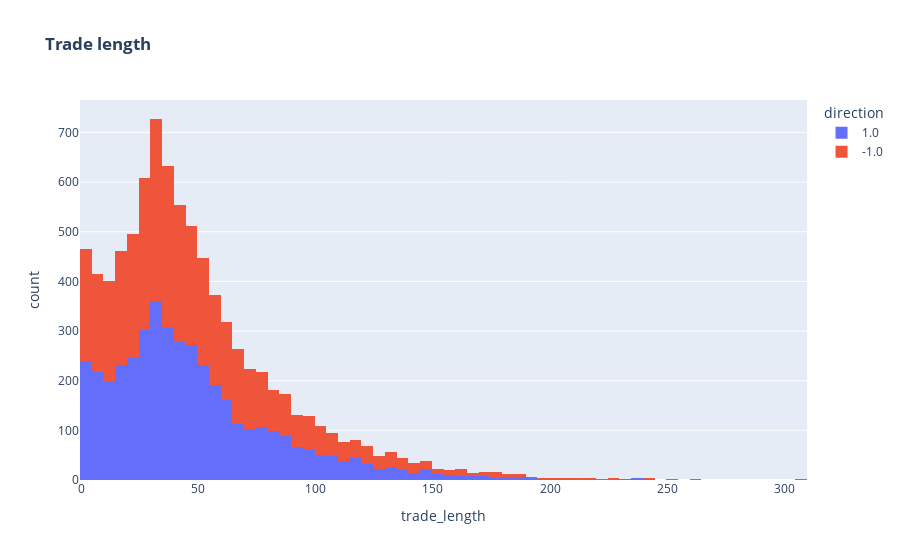
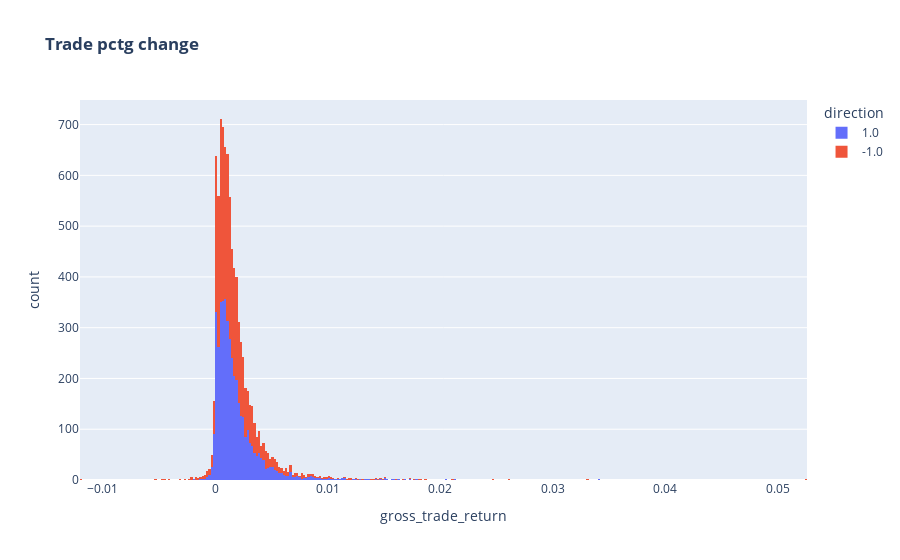
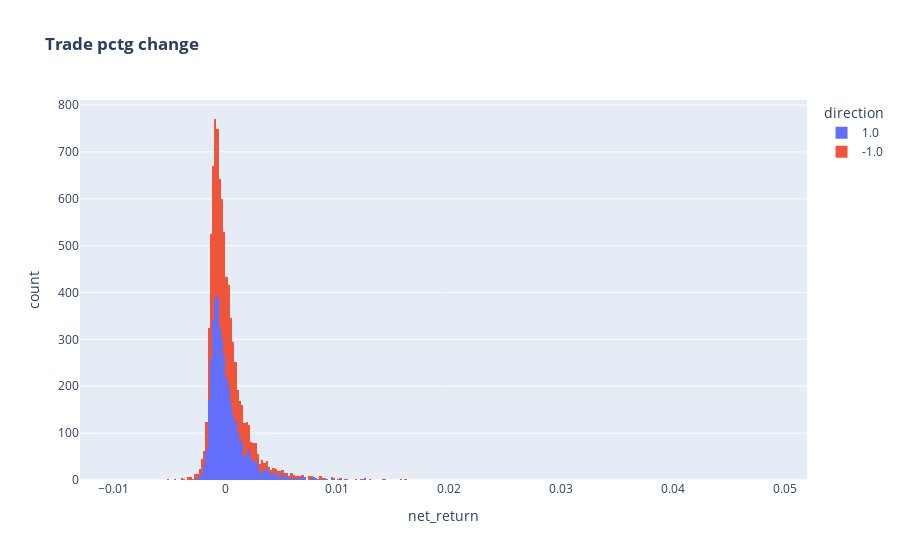

Here is the notebook cell these charts were saved with, in order:
### Code cell
# Plot long short trades distributions
hist_trade_length = px.histogram(df_trades_in, x='trade_length', color='direction', title='<b>Trade length</b>')
hist_trade_length.show()

hist_trade_pctg_chg = px.histogram(df_trades_in, x='gross_trade_return', color='direction', title='<b>Trade pctg change</b>')
hist_trade_pctg_chg.show()

hist_trade_pctg_chg = px.histogram(df_trades_in, x='net_return', color='direction', title='<b>Trade pctg change</b>')
hist_trade_pctg_chg.show()
#fig.update_layout(barmode='overlay')

### Figure 1 — Plotly figure (JSON) as saved in the notebook; plotly's stock layout.template omitted (floating-point values rounded to 4 significant figures; data arrays with more than 128 entries replaced by an {"elided": "..."} marker saying what was removed)
{"data": [{"alignmentgroup": "True", "bingroup": "x", "hovertemplate": "direction=1.0<br>trade_length=%{x}<br>count=%{y}<extra></extra>", "legendgroup": "1.0", "marker": {"color": "#636efa"}, "name": "1.0", "offsetgroup": "1.0", "orientation": "v", "showlegend": true, "type": "histogram", "x": {"elided": "4290 int values"}, "xaxis": "x", "yaxis": "y"}, {"alignmentgroup": "True", "bingroup": "x", "hovertemplate": "direction=-1.0<br>trade_length=%{x}<br>count=%{y}<extra></extra>", "legendgroup": "-1.0", "marker": {"color": "#EF553B"}, "name": "-1.0", "offsetgroup": "-1.0", "orientation": "v", "showlegend": true, "type": "histogram", "x": {"elided": "4291 int values"}, "xaxis": "x", "yaxis": "y"}], "layout": {"barmode": "relative", "legend": {"title": {"text": "direction"}, "tracegroupgap": 0}, "title": {"text": "<b>Trade length</b>"}, "xaxis": {"anchor": "y", "domain": [0, 1], "title": {"text": "trade_length"}}, "yaxis": {"anchor": "x", "domain": [0, 1], "title": {"text": "count"}}}}

### Figure 2 — Plotly figure (JSON) as saved in the notebook; plotly's stock layout.template omitted (floating-point values rounded to 4 significant figures; data arrays with more than 128 entries replaced by an {"elided": "..."} marker saying what was removed)
{"data": [{"alignmentgroup": "True", "bingroup": "x", "hovertemplate": "direction=1.0<br>gross_trade_return=%{x}<br>count=%{y}<extra></extra>", "legendgroup": "1.0", "marker": {"color": "#636efa"}, "name": "1.0", "offsetgroup": "1.0", "orientation": "v", "showlegend": true, "type": "histogram", "x": {"elided": "4290 float values"}, "xaxis": "x", "yaxis": "y"}, {"alignmentgroup": "True", "bingroup": "x", "hovertemplate": "direction=-1.0<br>gross_trade_return=%{x}<br>count=%{y}<extra></extra>", "legendgroup": "-1.0", "marker": {"color": "#EF553B"}, "name": "-1.0", "offsetgroup": "-1.0", "orientation": "v", "showlegend": true, "type": "histogram", "x": {"elided": "4291 float values"}, "xaxis": "x", "yaxis": "y"}], "layout": {"barmode": "relative", "legend": {"title": {"text": "direction"}, "tracegroupgap": 0}, "title": {"text": "<b>Trade pctg change</b>"}, "xaxis": {"anchor": "y", "domain": [0, 1], "title": {"text": "gross_trade_return"}}, "yaxis": {"anchor": "x", "domain": [0, 1], "title": {"text": "count"}}}}

### Figure 3 — Plotly figure (JSON) as saved in the notebook; plotly's stock layout.template omitted (floating-point values rounded to 4 significant figures; data arrays with more than 128 entries replaced by an {"elided": "..."} marker saying what was removed)
{"data": [{"alignmentgroup": "True", "bingroup": "x", "hovertemplate": "direction=1.0<br>net_return=%{x}<br>count=%{y}<extra></extra>", "legendgroup": "1.0", "marker": {"color": "#636efa"}, "name": "1.0", "offsetgroup": "1.0", "orientation": "v", "showlegend": true, "type": "histogram", "x": {"elided": "4290 float values"}, "xaxis": "x", "yaxis": "y"}, {"alignmentgroup": "True", "bingroup": "x", "hovertemplate": "direction=-1.0<br>net_return=%{x}<br>count=%{y}<extra></extra>", "legendgroup": "-1.0", "marker": {"color": "#EF553B"}, "name": "-1.0", "offsetgroup": "-1.0", "orientation": "v", "showlegend": true, "type": "histogram", "x": {"elided": "4291 float values"}, "xaxis": "x", "yaxis": "y"}], "layout": {"barmode": "relative", "legend": {"title": {"text": "direction"}, "tracegroupgap": 0}, "title": {"text": "<b>Trade pctg change</b>"}, "xaxis": {"anchor": "y", "domain": [0, 1], "title": {"text": "net_return"}}, "yaxis": {"anchor": "x", "domain": [0, 1], "title": {"text": "count"}}}}
